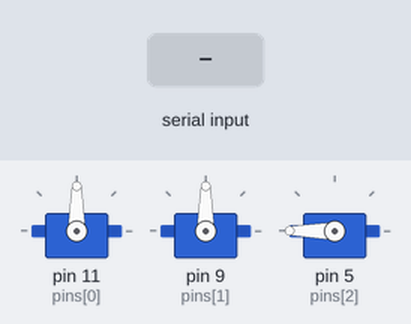
A sketch run on a simulated Arduino Uno, built with avr-gcc and run on an emulated ATmega328P. Shown: 3 × servo. The inputs (shaded band) are chosen by the test bench.

Above: at 1.2 s.
1.3 s: "A,45\n" received over Serial
At 1.8 s:
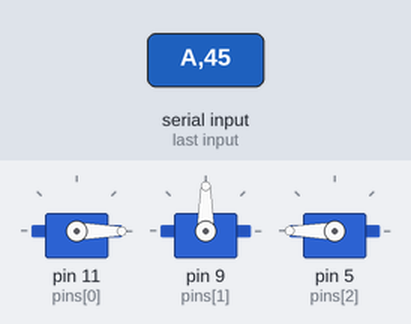
4.3 s: "A90\n" received over Serial
At 6.8 s:
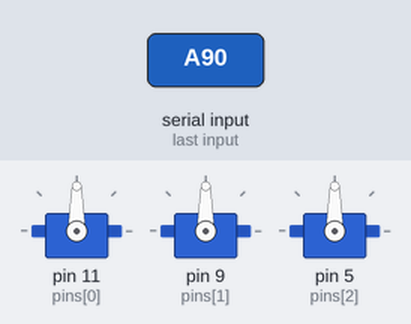
7.3 s: "B90\n" received over Serial
At 9.1 s:
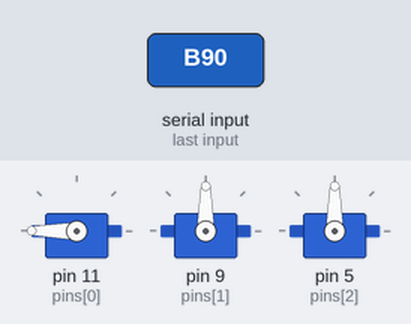
10.3 s: "30,150\n" received over Serial
At 11.1 s:
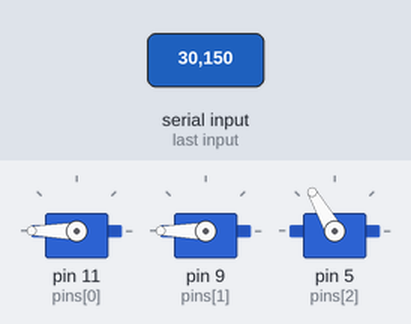
11.8 s: "A" received over Serial
At 13.6 s:
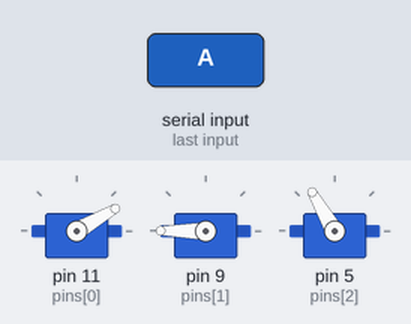
14.8 s: "90,45\n" received over Serial
At 15.6 s:
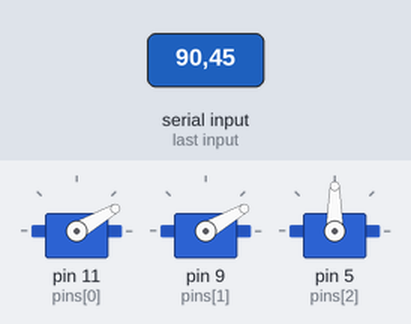
Timing chart, 0 to 17.3 s (numbered marks = the images above; inputs shaded):
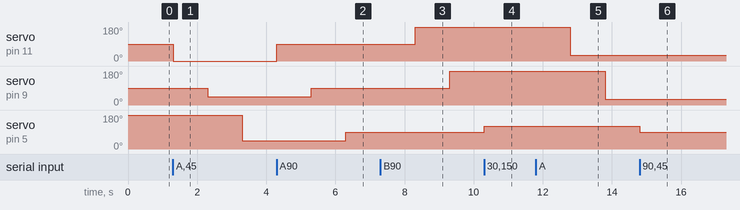

Measured:
- after the input at 1.3 s, servo on pin 11 (pins[0]): 90° → 0° at once; servo on pin 9 (pins[1]): 90° → 45° after 1.0 s; servo on pin 5 (pins[2]): 180° → 45° after 2.0 s
- after the input at 4.3 s, servo on pin 11 (pins[0]): 0° → 90° at once; servo on pin 9 (pins[1]): 45° → 90° after 1.0 s; servo on pin 5 (pins[2]): 45° → 90° after 2.0 s
- after the input at 7.3 s, servo on pin 11 (pins[0]): 90° → 180° after 1.0 s; servo on pin 9 (pins[1]): 90° → 180° after 2.0 s
- after the input at 10.3 s, servo on pin 5 (pins[2]): 90° → 120° at once
- after the input at 11.8 s, servo on pin 11 (pins[0]): 180° → 30° after 1.0 s; servo on pin 9 (pins[1]): 180° → 30° after 2.0 s
- after the input at 14.8 s, servo on pin 5 (pins[2]): 120° → 90° at once

The sketch:

motor_control.ino
```cpp
#include <Servo.h>

Servo servo[3];
int pins[] = {11, 9, 5};
int initial_angles[] = {90, 90, 180};
int int_angles[3];
char buffer[5];

int limit (int num)
{
	if (num > 180)
		return 180;
	if (num < 0)
		return 0;
	return num;
}

void relative ()
{
	for (int i = 0; i < 3; i++)
	{
		Serial.readBytes(buffer, 4);
    int_angles[i] = limit(int_angles[i] + atoi(buffer));
		servo[i].write(int_angles[i]);
	}
}

void absolute ()
{
	for (int i = 0; i < 3; i++)
	{
		Serial.readBytes(buffer, 3);
		int_angles[i] = limit(atoi(buffer));
    servo[i].write(int_angles[i]);
	}
}

void initial_pos ()
{
	for (int i = 0; i < 3; i++)
	{
		int_angles[i] = initial_angles[i];
		servo[i].write(int_angles[i]);
	}
}

void setup()
{
	for (int i = 0; i < 3; i++)
	{
		servo[i].attach(pins[i]);
		servo[i].write(initial_angles[i]);
		int_angles[i] = initial_angles[i];
	}
	Serial.begin(9600);
	while (!Serial) {};
}

void loop()
{
	if (Serial.available())
	{
		char c = Serial.read();
		switch (c)
		{
			case 'A': // relative movement
			absolute ();
			break;
			case 'B': // absolute movement
			relative ();
			break;
			case 'C': // initial position
			initial_pos ();
			default:
			;
		}
	}
}
```
